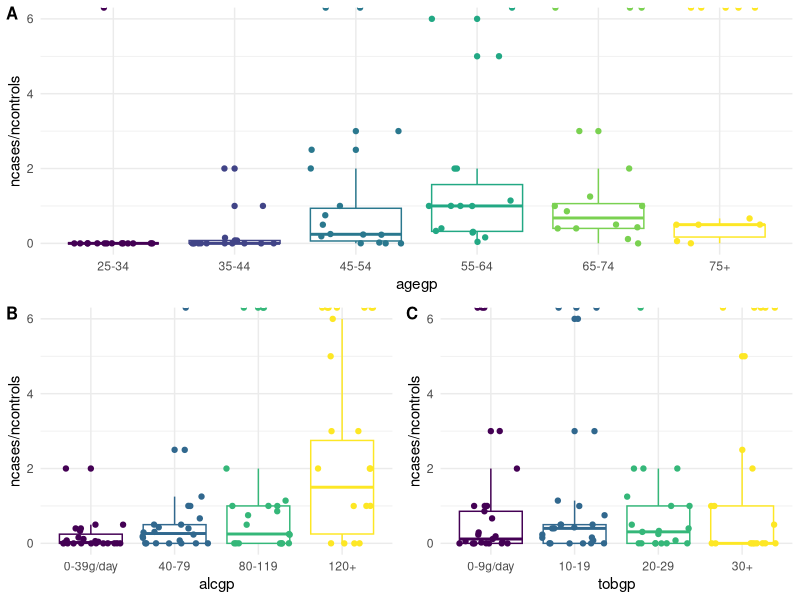
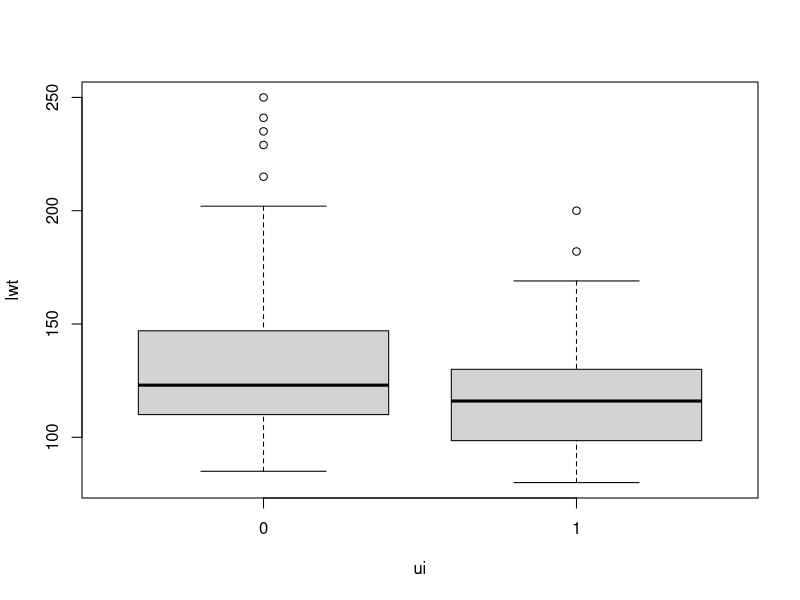

Reproduce these figures in R, in order. (Note: this script raises an error after producing the figures.)
## ---- chunk 1
library(magrittr)
library(ggplot2)
# library(patchwork) # patchwork 和 MASS 包冲突
library(cowplot) 
library(MASS)
## ---- chunk 2
head(esoph)
str(esoph)
## ---- chunk 3
p1 <- ggplot(data = esoph, aes(x = agegp, y = ncases / ncontrols, color = agegp)) +
  geom_boxplot(show.legend = FALSE) +
  geom_jitter(show.legend = FALSE) +
  theme_minimal()

p2 <- ggplot(data = esoph, aes(x = alcgp, y = ncases / ncontrols, color = alcgp)) +
  geom_boxplot(show.legend = FALSE) +
  geom_jitter(show.legend = FALSE) +
  theme_minimal()

p3 <- ggplot(data = esoph, aes(x = tobgp, y = ncases / ncontrols, color = tobgp)) +
  geom_boxplot(show.legend = FALSE) +
  geom_jitter(show.legend = FALSE) +
  theme_minimal()

bottom_row <- plot_grid(p2, p3, labels = c('B', 'C'), label_size = 12)

plot_grid(p1, bottom_row, labels = c('A', ''), label_size = 12, ncol = 1)
## ---- chunk 4
fit_esoph_glm <- glm(cbind(ncases, ncontrols) ~ agegp + tobgp * alcgp,
  data = esoph, family = binomial(link = "logit")
)
## ---- chunk 5
head(infert)
str(infert)
## ---- chunk 6
infert_glm_1 <- glm(case ~ spontaneous + induced,
  data = infert, family = binomial()
)
summary(infert_glm_1)
## ---- chunk 7
infert_glm_2 <- glm(case ~ age + parity + education + spontaneous + induced,
  data = infert, family = binomial()
)
summary(infert_glm_2)
## ---- chunk 8
library(survival)
infert_glm_3 <- clogit(case ~ spontaneous + induced + strata(stratum),
  data = infert
)
summary(infert_glm_3)
## ---- chunk 9
data(bacteria, package = "MASS")
## ---- chunk 10
# 惩罚拟似然
fit_glmmpql <- MASS::glmmPQL(y ~ trt + I(week > 2),
  random = ~ 1 | ID, verbose = FALSE,
  family = binomial, data = bacteria
)
summary(fit_glmmpql)
## ---- chunk 11
# 拉普拉斯近似
fit_glmer <- lme4::glmer(y ~ trt + I(week > 2) + (1 | ID),
  family = binomial, data = bacteria
)
summary(fit_glmer)
## ---- chunk 12
# 加载数据
# library(MASS)
data(birthwt, package = "MASS")
# 查看 birthwt 数据集 `help(birthwt)`
head(birthwt)
str(birthwt)
## ---- chunk 13
with(birthwt, tapply(lwt, ui, var))
t.test(lwt ~ ui, data = birthwt, var.equal = TRUE)
t.test(lwt ~ ui, data = birthwt)
## ---- chunk 14
# birthwt$ui <- as.factor(birthwt$ui)
# library(lattice)
# bwplot(lwt ~ ui, data = birthwt, pch = "|")

boxplot(lwt ~ ui, data = birthwt)
## ---- chunk 15
# 重新编码，数据预处理，方便代入模型
bwt <- with(birthwt, {
  race <- factor(race, labels = c("white", "black", "other"))
  ptd <- factor(ptl > 0)
  ftv <- factor(ftv)
  levels(ftv)[-(1:2)] <- "2+" # 除了前两个水平外，其余的都编码为 2+
  data.frame(
    low = factor(low), age, lwt, race, smoke = (smoke > 0),
    ptd, ht = (ht > 0), ui = (ui > 0), ftv
  )
})
## ---- chunk 16
# 查看编码后的数据
head(bwt)
str(bwt)
## ---- chunk 17
options(contrasts = c("contr.treatment", "contr.poly"))
glm(formula = low ~ ., family = binomial, data = bwt)
## ---- chunk 18
library(nnet)
(bwt.mu <- multinom(formula = low ~ ., data = bwt))
summary(bwt.mu)
## ---- chunk 19
z <- summary(bwt.mu)$coefficients / summary(bwt.mu)$standard.errors
z
p <- (1 - pnorm(abs(z), 0, 1)) * 2
p
## ---- chunk 20
data("housing", package = "MASS")
# 查看数据 help(housing)
head(housing)
str(housing)
## ---- chunk 21
options(contrasts = c("contr.treatment", "contr.poly"))
house.plr <- MASS::polr(Sat ~ Infl + Type + Cont, weights = Freq, data = housing)
house.plr
## ---- chunk 22
summary(house.plr, digits = 3)
## ---- chunk 23
ctable <- coef(summary(house.plr))
p <- pnorm(abs(ctable[, "t value"]), lower.tail = FALSE) * 2
ctable <- cbind(ctable, "p value" = p)
# confidence intervals 计算置信区间
ci <- confint(house.plr)
exp(coef(house.plr))
## OR and CI
exp(cbind(OR = coef(house.plr), ci))
## ---- chunk 24
data(beall.webworms, package = "agridat")
## ---- chunk 25
head(beall.webworms)
## ---- chunk 26
hist(beall.webworms$y, main = "Histogram of Worm Count", xlab = "Number of Worms")
## ---- chunk 27
boxplot(y ~ trt, data = beall.webworms)
## ---- chunk 28
plot(y ~ trt, data = beall.webworms, xlab = "Types of Worms", ylab = "Worm Count")
## ---- chunk 29
ggplot(beall.webworms, aes(trt, y)) +
  geom_boxplot(colour = "red") +
  geom_jitter() +
  labs(x = "Types of Worms", y = "Worm Count") +
  theme_minimal()
## ---- chunk 30
pois.mod <- glm(y ~ trt, data = beall.webworms, family = "poisson")
summary(pois.mod)
## ---- chunk 31
par(mfrow = c(2, 2))
plot(pois.mod)
## ---- chunk 32
predict(pois.mod, newdata = data.frame(trt = c("T1", "T2")))
## ---- chunk 33
1 - pchisq(deviance(pois.mod), df.residual(pois.mod))
## ---- chunk 34
pois.mod2 <- glm(y ~ block + spray * lead, data = beall.webworms, family = "poisson")
## ---- chunk 35
AIC(pois.mod, pois.mod2)
## ---- chunk 36
mean(beall.webworms$y)
var(beall.webworms$y)
## ---- chunk 37
pois.mod3 <- glm(y ~ trt, data = beall.webworms, family = c("quasipoisson"))
summary(pois.mod3)
## ---- chunk 38
# AER::dispersiontest(pois.mod, alternative="greater")
## ---- chunk 39
NB.mod1 <- MASS::glm.nb(y ~ trt, data = beall.webworms)
summary(NB.mod1)
## ---- chunk 40
anova(pois.mod, pois.mod2, test = "Chisq")
